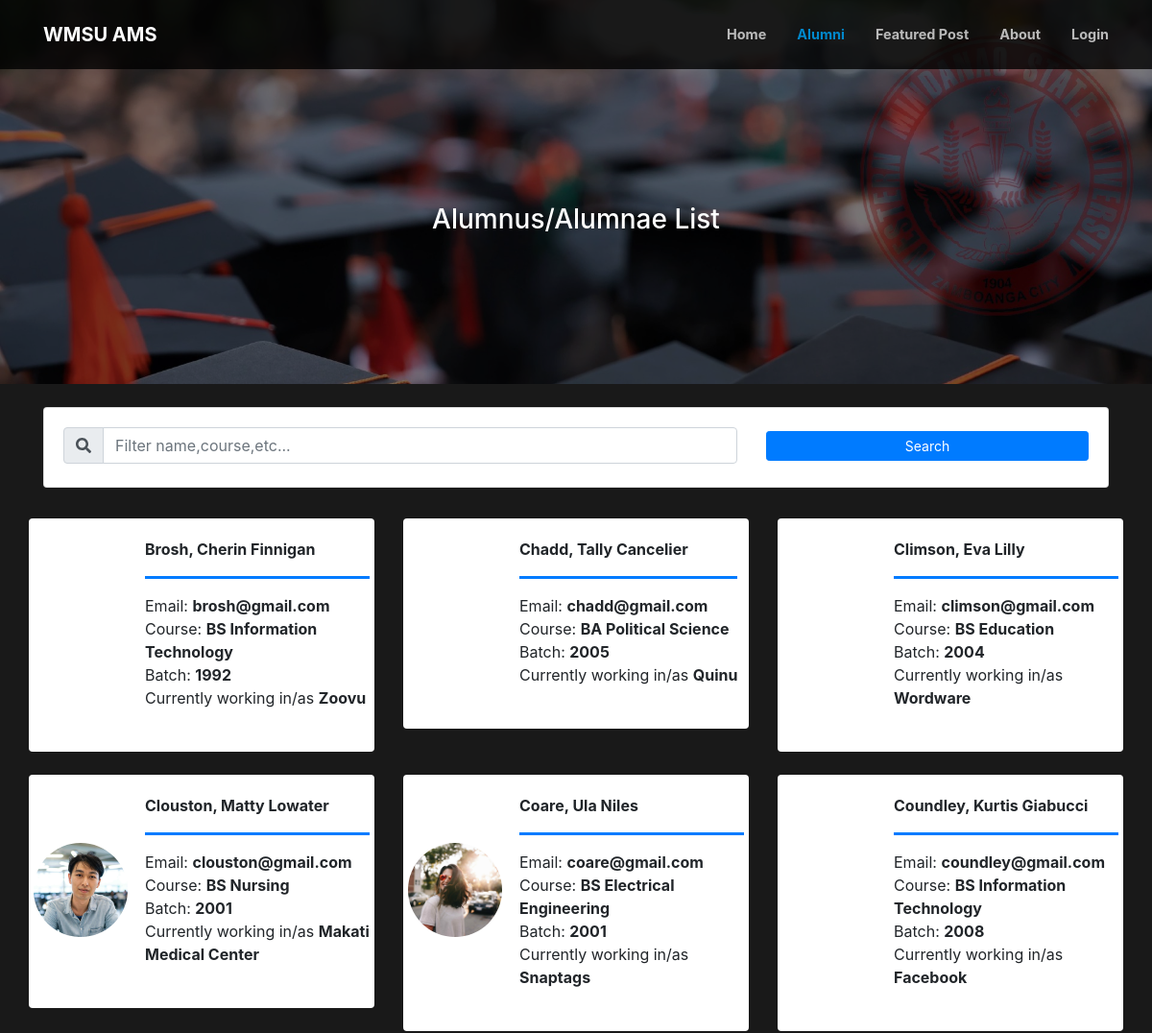
The page /index.php?page=alumni_list (upper part) on the database as committed earlier.
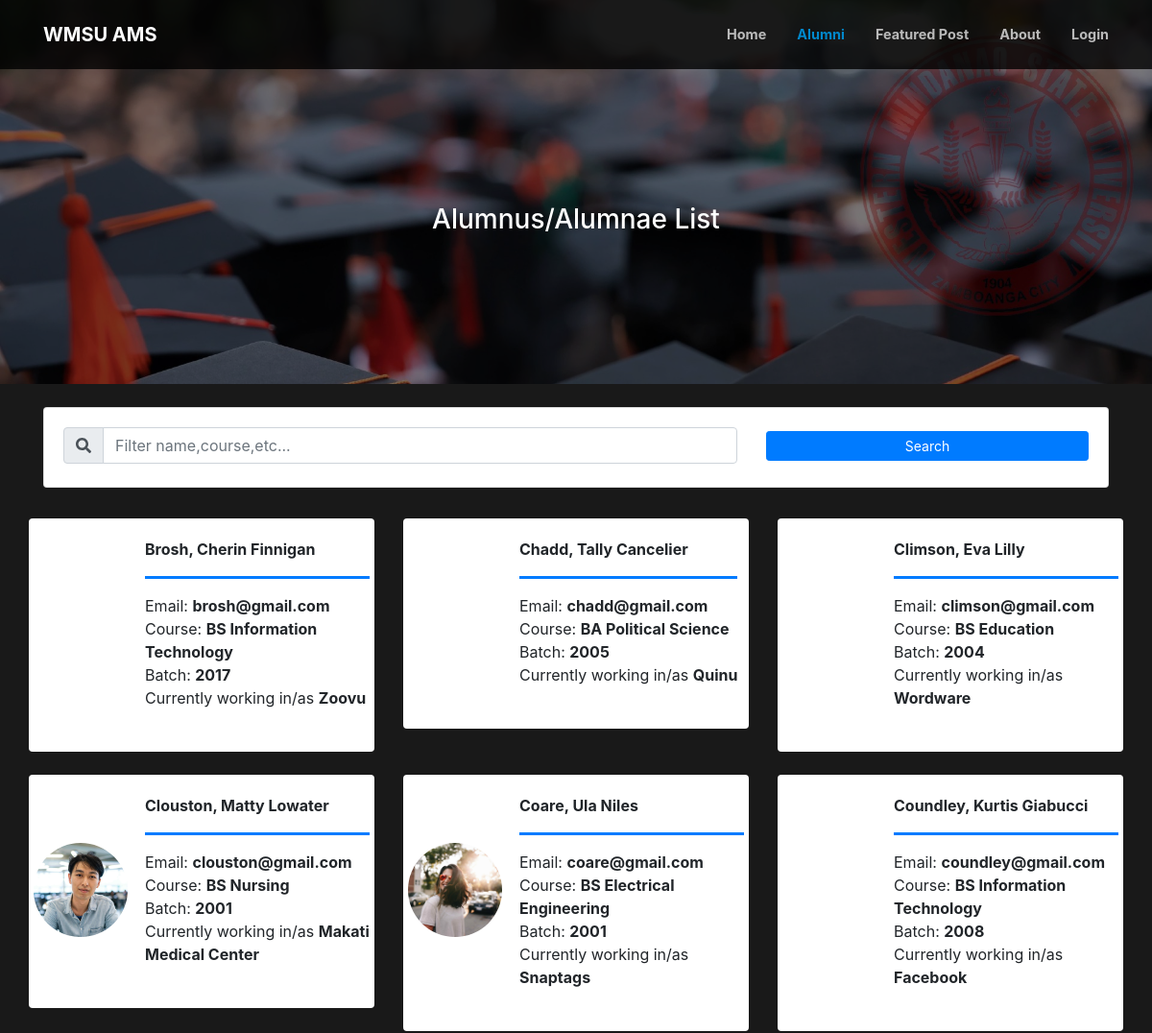
The same page on the database as committed later.
### tables this page shows
CREATE TABLE `alumnus_bio` (
  `id` int(30) NOT NULL,
  `user_id` int(30) NOT NULL,
  `firstname` varchar(200) NOT NULL,
  `middlename` varchar(200) NOT NULL,
  `lastname` varchar(200) NOT NULL,
  `gender` varchar(10) NOT NULL,
  `batch` year(4) NOT NULL,
  `course_id` int(30) NOT NULL,
  `email` varchar(250) NOT NULL,
  `connected_to` text NOT NULL,
  `avatar` text NOT NULL,
  `date_created` date NOT NULL DEFAULT current_timestamp()
);

CREATE TABLE `courses` (
  `id` int(30) NOT NULL,
  `course` text NOT NULL,
  `about` text NOT NULL
);

### alumni_list.php (the view, shortened to what this page needs)
<header class="masthead">
    <div class="container-fluid h-100">
        <div class="row h-75 align-items-center justify-content-center text-center">
            <div class="col-lg-8 align-self-end mb-4 page-title">
                <h3 class="text-white">Alumnus/Alumnae List</h3>
                </div>
            </div>
        </div>
</header>
<div class="container">
    <div class="card mb-4 mt-4">
        <div class="card-body">
            <div class="row">
                <div class="col-md-8">
                    <div class="input-group mb-1">
                        <div class="input-group-prepend">
                            <span class="input-group-text" id="filter-field"><i class="fa fa-search"></i></span>
                        </div>
                        <input type="text" class="form-control" id="filter" placeholder="Filter name,course,etc..."
                               aria-label="Filter" aria-describedby="filter-field">
                    </div>
                </div>
                <div class="col-md-4">
                    <button class="btn btn-primary btn-block btn-sm mt-1" id="search">Search</button>
                </div>
            </div>
        </div>
    </div>
</div>
<div class="container-fluid mt-3 pt-2">
    <div class="row-items">
        <div class="col-lg-12">
            <div class="row">
                <?php
                $fpath = 'admin/assets/uploads';
                $alumni = $conn->query("SELECT a.*,c.course,Concat(a.lastname,', ',a.firstname,' ',a.middlename) as name from alumnus_bio a inner join courses c on c.id = a.course_id order by Concat(a.lastname,', ',a.firstname,' ',a.middlename) asc");
                while ($row = $alumni->fetch_assoc()):
                    ?>
                    <div class="col-md-4 item">
                        <div class="card alumni-list" data-id="<?php echo $row['id'] ?>">
                            <div class="alumni-img card-img-top">
                                <img src="<?php echo $fpath.'/'.$row['avatar'] ?>" alt="">
                            </div>
                            <div class="card-body">
                                <div class="row align-items-center h-100">
                                    <div class="ml-2">
                                        <div>
                                            <p class="filter-txt"><b><?php echo $row['name'] ?></b></p>
                                            <hr class="divider w-100" style="max-width: calc(100%)">
                                            <p class="filter-txt">Email: <b><?php echo $row['email'] ?></b></p>
                                            <p class="filter-txt">Course: <b><?php echo $row['course'] ?></b></p>
                                            <p class="filter-txt">Batch: <b><?php echo $row['batch'] ?></b></p>
                                            <p class="filter-txt">Currently working in/as
                                                <b><?php echo $row['connected_to'] ?></b></p>
                                            <br>
                                        </div>
                                    </div>
                                </div>
                            </div>
                        </div>
                        <br>
                    </div>
                <?php endwhile; ?>
            </div>
        </div>
    </div>
</div>

### index.php (shortened to what this page needs)
<!DOCTYPE html>
<html lang="en">
<?php include('header.php') ?>
<body id="page-top">
<nav class="navbar navbar-expand-lg navbar-light fixed-top py-3" id="mainNav">
    <div class="container">
        <a class="navbar-brand js-scroll-trigger"
           href="./">WMSU <?php echo preg_replace('~\S\K\S*\s*~u', '', $_SESSION['system']['name']) ?></a>
        <div class="collapse navbar-collapse" id="navbarResponsive">
            <ul class="navbar-nav ml-auto my-2 my-lg-0">
                <li class="nav-item"><a class="nav-link js-scroll-trigger nav-home nav-" href="index.php?page=home">Home</a></li>
                <li class="nav-item"><a class="nav-link js-scroll-trigger nav-alumni_list" href="index.php?page=alumni_list">Alumni</a></li>
                <li class="nav-item"><a class="nav-link js-scroll-trigger nav-gallery" href="index.php?page=gallery">Featured Post</a></li>
                <li class="nav-item"><a class="nav-link js-scroll-trigger nav-about" href="index.php?page=about">About</a></li>
                <?php if (! isset($_SESSION['login_id'])): ?>
                    <li class="nav-item"><a class="nav-link js-scroll-trigger" href="#" id="login">Login</a></li>
                <?php endif; ?>
            </ul>
        </div>
    </div>
</nav>
<?php
$page = isset($_GET['page']) ? $_GET['page'] : "home";
include $page.'.php';
?>
</body>
</html>

### header.php (shortened to what this page needs)
<link href="admin/assets/css/jquery.datetimepicker.min.css" rel="stylesheet">
<link href="https://cdnjs.cloudflare.com/ajax/libs/magnific-popup.js/1.1.0/magnific-popup.min.css" rel="stylesheet"/>
<link href="admin/assets/vendor/bootstrap-datepicker/css/bootstrap-datepicker.css" rel="stylesheet"/>
<link href="css/styles.css" rel="stylesheet"/>
<link type="text/css" rel="stylesheet" href="admin/assets/css/jquery-te-1.4.0.css">
<link href="admin/assets/css/select2.min.css" rel="stylesheet">

### alumni_list.php (style rules this page uses)
.alumni-list { border: unset; flex-direction: inherit; }
.alumni-img { width: calc(30%); max-height: 30vh; display: flex; align-items: center; justify-content: center; }
.alumni-list .card-body { width: calc(70%); }
.alumni-img img { cursor: pointer; border-radius: 100%; max-height: calc(90%); max-width: calc(90%); object-fit: cover; }
header.masthead, header.masthead:before { min-height: 50vh !important; height: 50vh !important }
.row-items { position: relative; }
.masthead { min-height: 23vh !important; height: 23vh !important; }
.masthead:before { min-height: 23vh !important; height: 23vh !important; }
.alumni-list p { margin: unset; }

Rows that differ between the two databases and show on the page:
changed alumnus_bio "brosh@gmail.com": batch "1992" → "2017"
